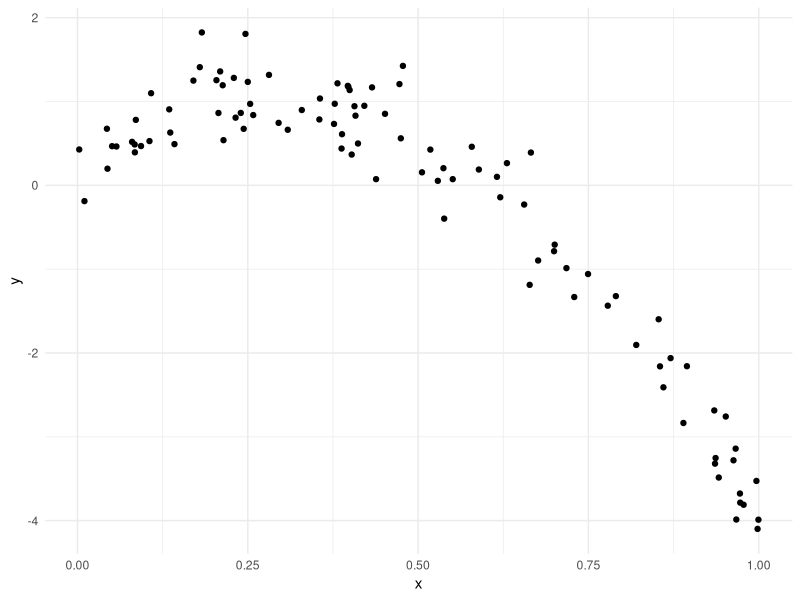
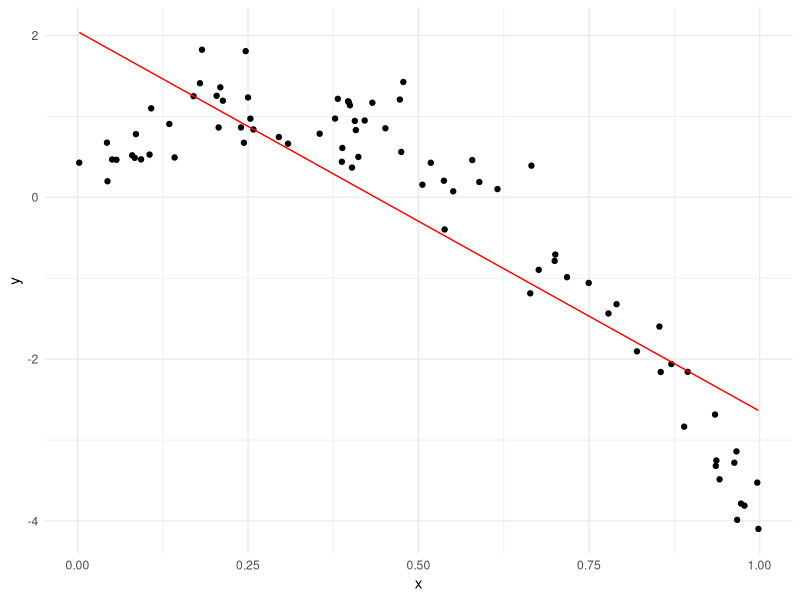
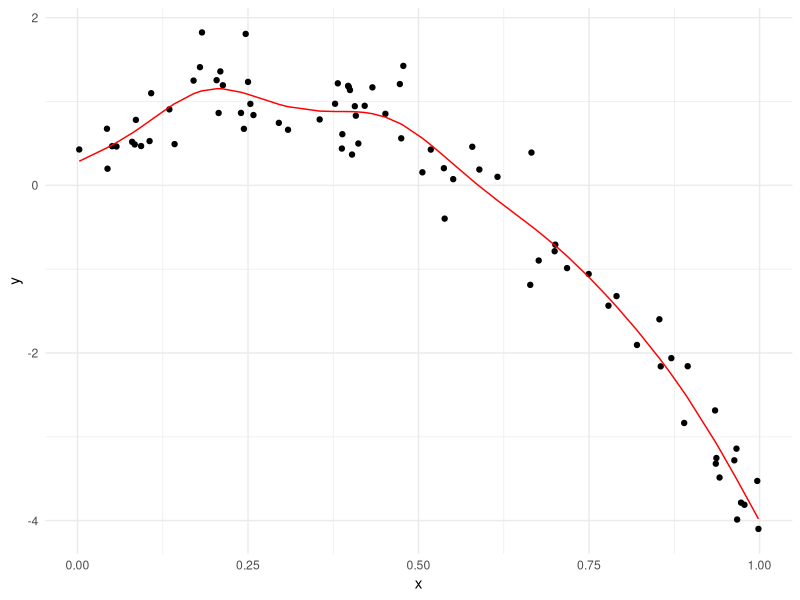
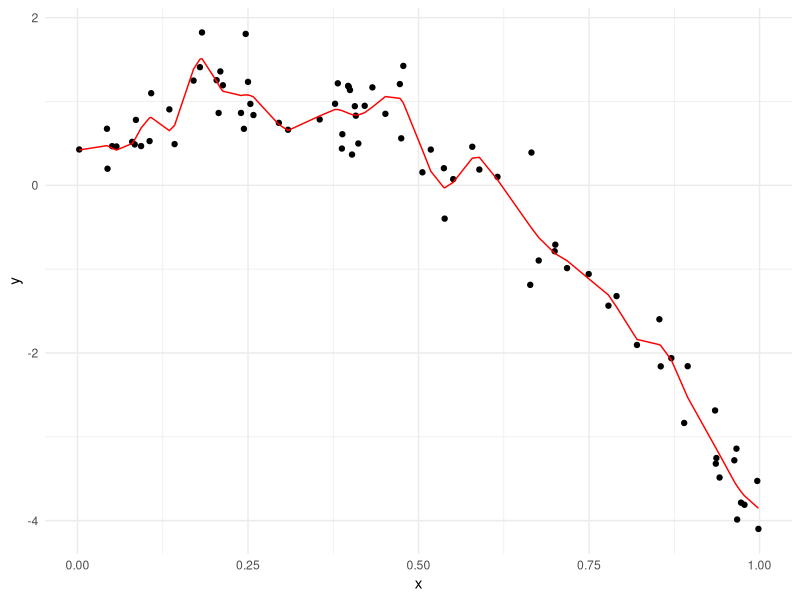
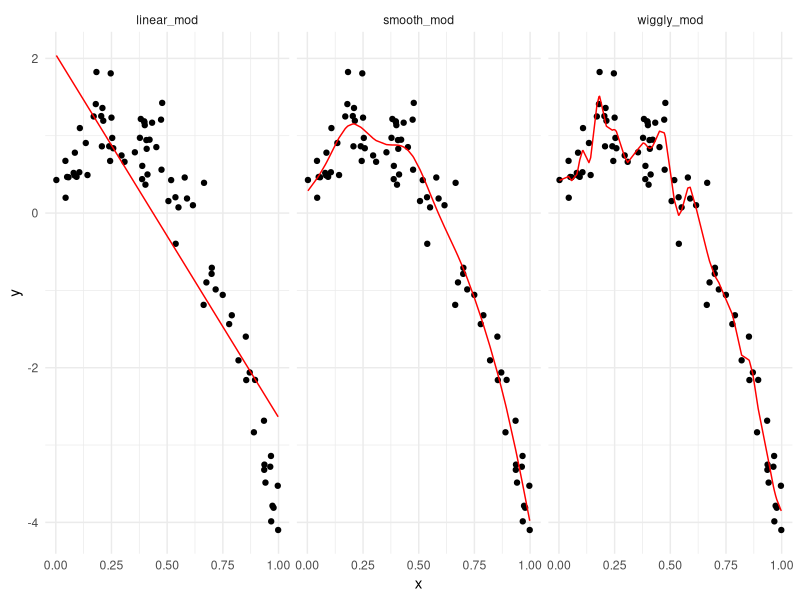
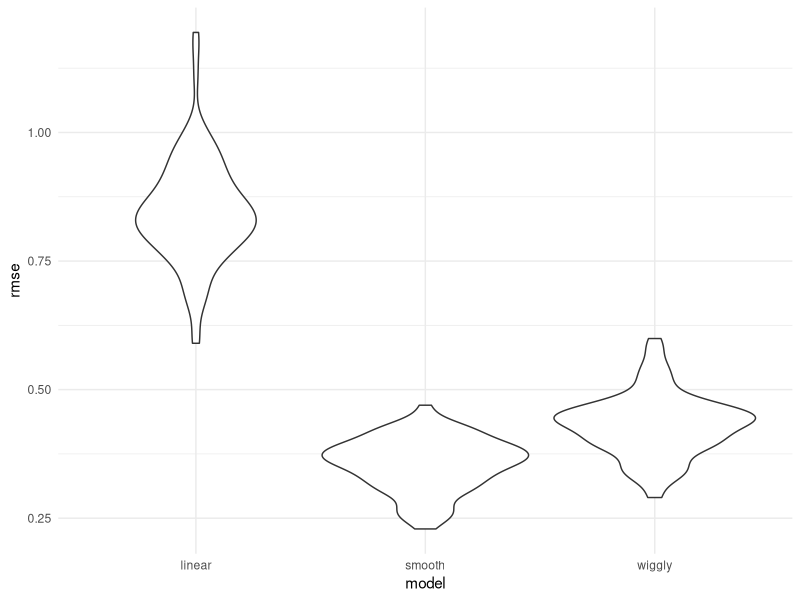

Source code (R) for these figures, in order:
## ---- chunk 1
library(tidyverse)
library(modelr)
library(mgcv)

knitr::opts_chunk$set(
  fig.width = 6,
  fig.asp = .6,
  out.width = "90%"
)

theme_set(theme_minimal() + theme(legend.position = "bottom"))

options(
  ggplot2.continuous.colour = "viridis",
  ggplot2.continuous.fill = "viridis"
)

scale_colour_discrete = scale_colour_viridis_d
scale_fill_discrete = scale_fill_viridis_d
## ---- chunk 2
nonlin_df <- 
  tibble(
    id = 1:100,
    x = runif(100, 0, 1),
    y = 1 - 10 * (x - 0.3) ^ 2 + rnorm(100, 0, 0.3)
  )
## ---- chunk 3
nonlin_df %>% 
  ggplot(aes(x = x, y = y)) +
  geom_point()
## ---- chunk 4
train_df <- sample_n(nonlin_df, size = 80)
test_df <- anti_join(nonlin_df, train_df, by = "id")
## ---- chunk 5
linear_mod <- lm(y ~ x, data = train_df)
smooth_mod <- gam(y ~ s(x), data = train_df)
wiggly_mod <- gam(y ~ s(x, k = 30), sp = 10e-6, data = train_df)
## ---- chunk 6
train_df %>% 
  add_predictions(linear_mod) %>% 
  ggplot(aes(x = x, y = y)) +
  geom_point() +
  geom_line(aes(y = pred), color = "red")
## ---- chunk 7
train_df %>% 
  add_predictions(smooth_mod) %>% 
  ggplot(aes(x = x, y = y)) +
  geom_point() +
  geom_line(aes(y = pred), color = "red")
## ---- chunk 8
train_df %>% 
  add_predictions(wiggly_mod) %>% 
  ggplot(aes(x = x, y = y)) +
  geom_point() +
  geom_line(aes(y = pred), color = "red")
## ---- chunk 9
train_df %>% 
  gather_predictions(linear_mod, smooth_mod, wiggly_mod) %>% 
  ggplot(aes(x = x, y = y)) +
  geom_point() +
  geom_line(aes(y = pred), color = "red") +
  facet_grid(. ~ model)
## ---- chunk 10
rmse(linear_mod, test_df)
rmse(smooth_mod, test_df)
rmse(wiggly_mod, test_df)
## ---- chunk 11
cv_df <- 
  crossv_mc(nonlin_df, 100)
## ---- chunk 12
cv_df %>% pull(train) %>% .[[1]] %>% as_tibble()
cv_df %>% pull(test) %>% .[[1]] %>% as_tibble()
## ---- chunk 13
cv_df <- 
  cv_df %>% 
  mutate(
    train = map(train, as_tibble),
    test = map(test, as_tibble)
  )
## ---- chunk 14
cv_df <- 
  cv_df %>% 
  mutate(
    linear_mod = map(train, ~lm(y ~ x, data = .x)),
    smooth_mod = map(train, ~gam(y ~ s(x), data = .x)),
    wiggly_mod = map(train, ~gam(y ~ s(x, k = 30), sp = 10e-6, data = .x))
  ) %>% 
  mutate(
    rmse_linear = map2_dbl(linear_mod, test, ~rmse(model = .x, data = .y)),
    rmse_smooth = map2_dbl(smooth_mod, test, ~rmse(model = .x, data = .y)),
    rmse_wiggly = map2_dbl(wiggly_mod, test, ~rmse(model = .x, data = .y))
  )
## ---- chunk 15
cv_df %>% 
  select(starts_with("rmse")) %>% 
  pivot_longer(
    everything(),
    names_to = "model",
    values_to = "rmse",
    names_prefix = "rmse_"
  ) %>% 
  ggplot(aes(x = model, y = rmse)) +
  geom_violin()
## ---- chunk 16
cv_df %>% 
  select(starts_with("rmse")) %>% 
  pivot_longer(
    everything(),
    names_to = "model",
    values_to = "rmse",
    names_prefix = "rmse_"
  ) %>% 
  group_by(model) %>% 
  summarize(avg_rmse = mean(rmse))
